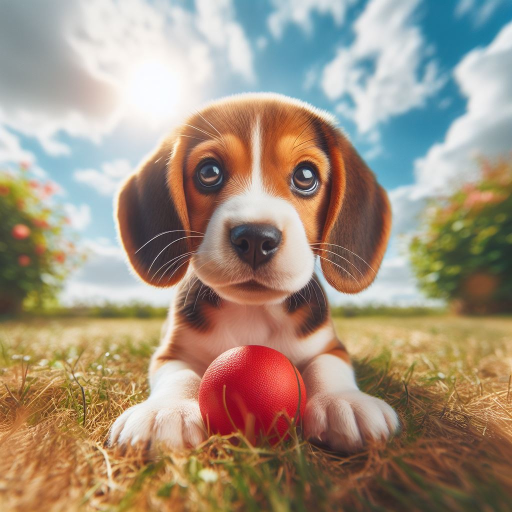
#> input picture Codes/dog.jpeg, 1024 x 1024 px (shown at 1/2 size)
$ python logicalOperation.py
#> lines starting #> are read from the running program, lines starting #| are printed output that depends on the picture
import cv2
img1 = cv2.imread("dog.jpeg", 0)
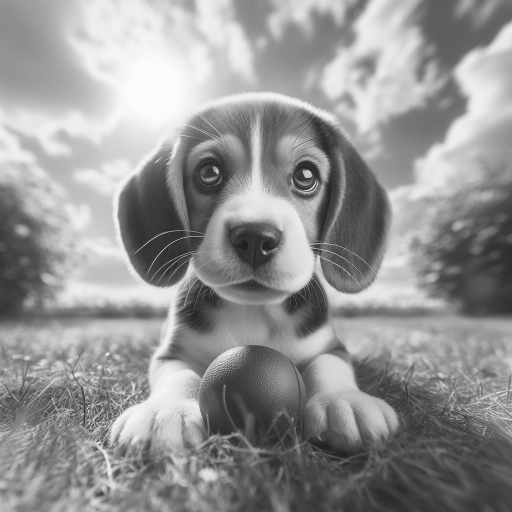
#> img1: shape (1024, 1024) (shown at 1/2 size); min 18, max 255, mean 147.5
img2 = cv2.imread("download.jpeg", 0)
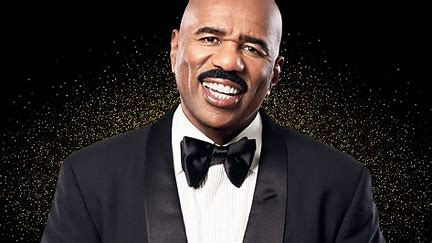
#> input picture Codes/download.jpeg, 432 x 243 px
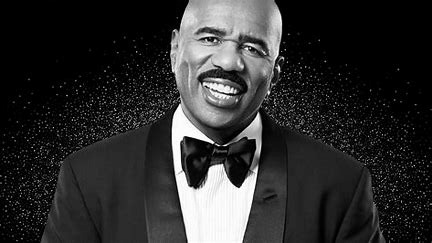
#> img2: shape (243, 432); min 0, max 255, mean 45.4

img1 = img1[:240, :250]
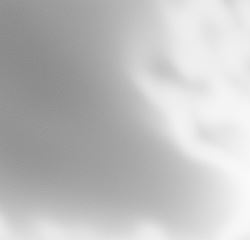
#> img1: shape (240, 250); min 139, max 250, mean 191.3

img2 = img2[:240, :250]
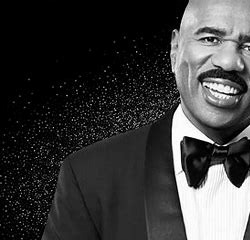
#> img2: shape (240, 250); min 0, max 255, mean 58.6
print(img1.shape, img1.size)
#| (240, 250) 60000
print(img2.shape, img2.size)
#| (240, 250) 60000

print(img1.size == img2.size)
#| True

and_ = cv2.bitwise_and(img1, img2)
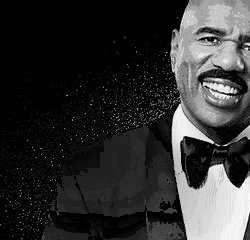
#> and_: shape (240, 250); min 0, max 249, mean 48.8

cv2.imshow("hori", img1)
cv2.imshow("vertical", img2)
cv2.imshow("and", and_)
cv2.waitKey(0)

# [5 lines of commented-out code are left out]
